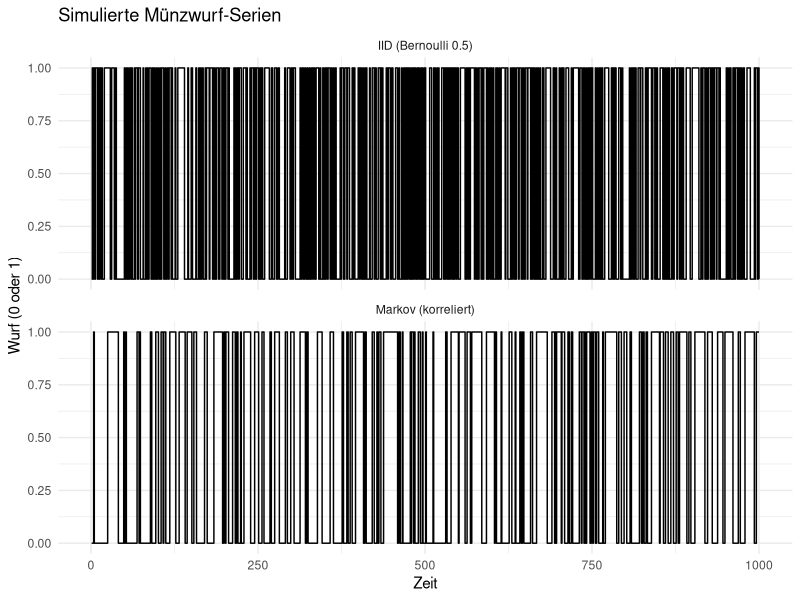
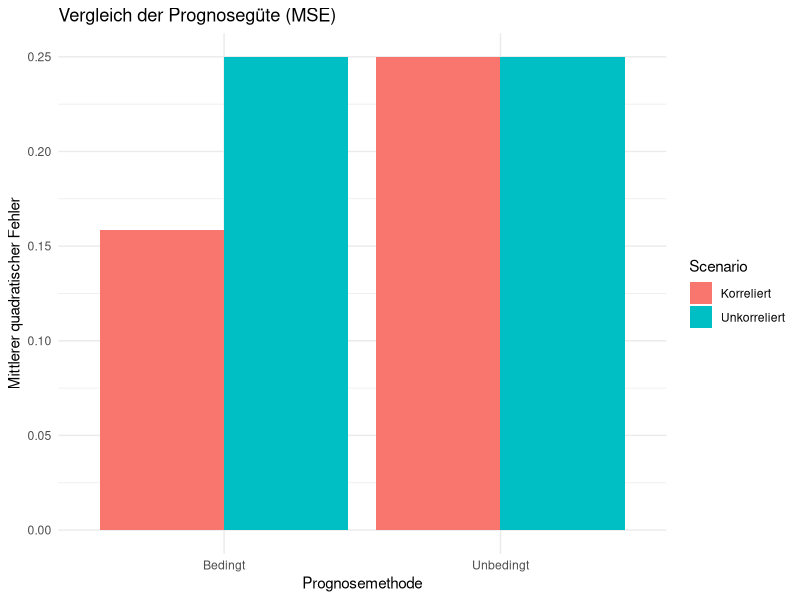

The R script that drew these images, in order:
## ---- chunk 1
library(here)
library(ggplot2)
library(dplyr)
library(tidyr)

knitr::opts_knit$set(root.dir = here())
knitr::opts_chunk$set(
  echo = TRUE,
  message = FALSE,
  warning = FALSE,
  fig.align = "center",
  fig.cap = "",
  fig.height = 5,
  fig.width = 8
)

rm(list = ls())

set.seed(123)
## ---- chunk 2
n <- 1000
p_stay <- 0.8

# Unkorrelierte Würfe: IID Bernoulli(0.5)
iid_flips <- rbinom(n, 1, 0.5)

# Korrelierte Würfe: Markov-Prozess mit stationärem Mittelwert 0.5
correlated_flips <- numeric(n)
correlated_flips[1] <- rbinom(1, 1, 0.5)

for (i in 2:n) {
  correlated_flips[i] <- ifelse(
    runif(1) < p_stay,
    correlated_flips[i - 1],
    1 - correlated_flips[i - 1]
  )
}
## ---- chunk 3
df_series <- rbind(
  data.frame(t = 1:n, value = iid_flips, series = "IID (Bernoulli 0.5)"),
  data.frame(t = 1:n, value = correlated_flips, series = "Markov (korreliert)")
)

ggplot(df_series, aes(x = t, y = value)) +
  geom_step() +
  facet_wrap(~ series, ncol = 1) +
  labs(
    title = "Simulierte Münzwurf-Serien",
    x = "Zeit",
    y = "Wurf (0 oder 1)"
  ) +
  theme_minimal()
## ---- chunk 4
compute_mse_est <- function(flips) {
  n <- length(flips)

  lag_y  <- flips[-n]
  lead_y <- flips[-1]

  # Unbedingter Mittelwert
  mu_uncond <- mean(lag_y)
  forecast_uncond <- rep(mu_uncond, n - 1)

  # Bedingter Mittelwert
  p11 <- mean(lead_y[lag_y == 1])  # E(Y_t | Y_{t-1} = 1)
  p01 <- mean(lead_y[lag_y == 0])  # E(Y_t | Y_{t-1} = 0)

  forecast_cond <- ifelse(lag_y == 1, p11, p01)

  # Prognosegüte
  mse_uncond <- mean((lead_y - forecast_uncond)^2)
  mse_cond   <- mean((lead_y - forecast_cond)^2)

  c(
    mse_uncond = mse_uncond,
    mse_cond   = mse_cond,
    mu_uncond  = mu_uncond,
    p11        = p11,
    p01        = p01
  )
}

results_iid  <- compute_mse_est(iid_flips)
results_corr <- compute_mse_est(correlated_flips)
## ---- chunk 5
results_iid
results_corr
## ---- chunk 6
df_mse <- data.frame(
  Scenario = rep(c("Unkorreliert", "Korreliert"), each = 2),
  Method = rep(c("Unbedingt", "Bedingt"), 2),
  MSE = c(
    results_iid["mse_uncond"], results_iid["mse_cond"],
    results_corr["mse_uncond"], results_corr["mse_cond"]
  )
)

ggplot(df_mse, aes(x = Method, y = MSE, fill = Scenario)) +
  geom_col(position = "dodge") +
  labs(
    title = "Vergleich der Prognosegüte (MSE)",
    x = "Prognosemethode",
    y = "Mittlerer quadratischer Fehler"
  ) +
  theme_minimal()
## ---- chunk 7
df_params <- data.frame(
  Scenario = c("Unkorreliert", "Korreliert"),
  Unbedingter_Mittelwert = c(results_iid["mu_uncond"], results_corr["mu_uncond"]),
  Bedingt_nach_1 = c(results_iid["p11"], results_corr["p11"]),
  Bedingt_nach_0 = c(results_iid["p01"], results_corr["p01"])
)

df_params
